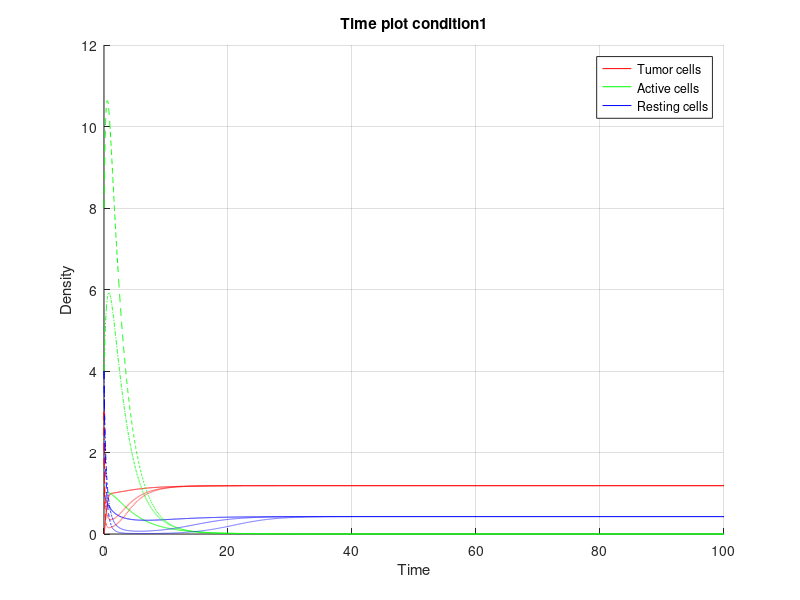
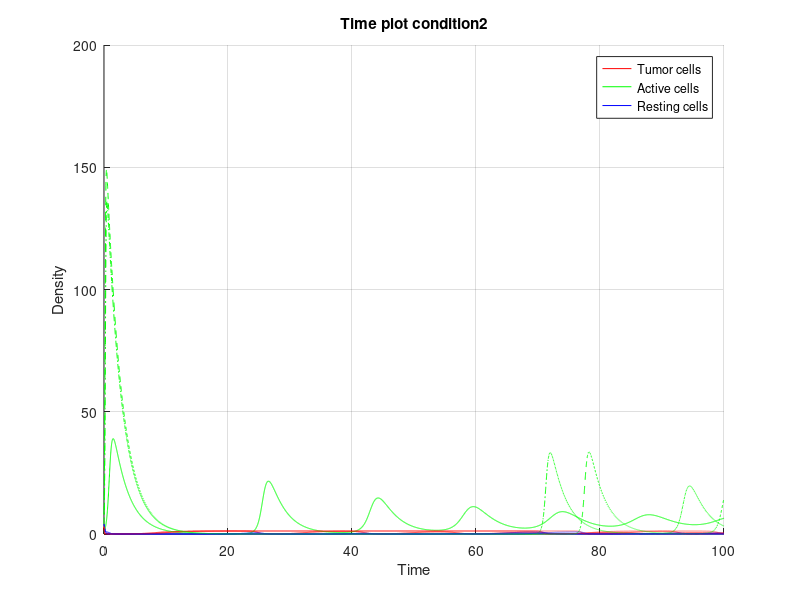
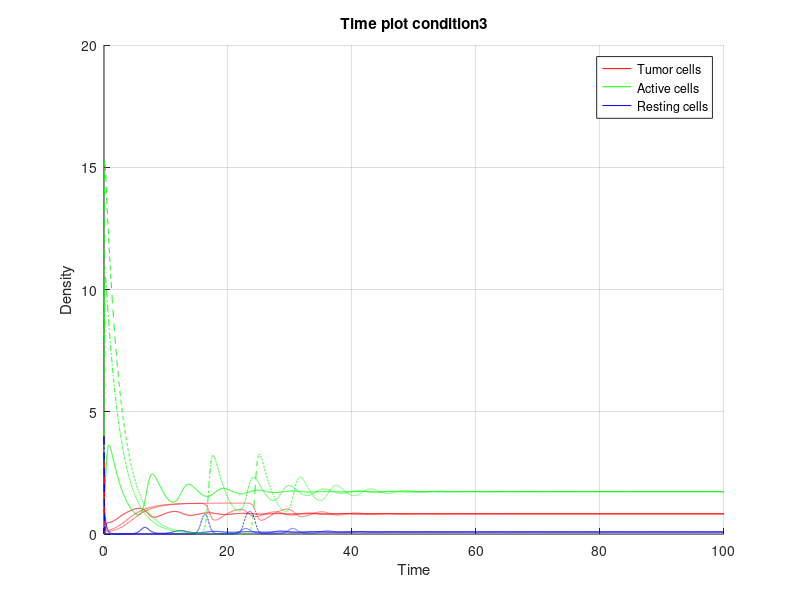

These figures' MATLAB source, in order: (Note: this script raises an error after producing the figures.)
clear all;
close all hidden;
clc;

Condition = 1:3;
M0 = [0;3;3];
H0 = [1;4;8];
R0 = [1;4;4]; 
for c = Condition
    switch c
        case 1
            a = [4.5 1 0.5 0.4 0.7 0.2 0.4];
        case 2
            a = [3.5 1 5 0.4 0.7 0.1 0.1];
        case 3
            a = [3 1 4.8 0.4 3.7 1.9 0.1];
        otherwise
            disp('Invalid condition, choose 1, 2 or 3.');
            return;
    end

    for ic = 1:size(M0,1)
        
        dt = 0.01;
        t = 0:dt:100;
        
        M = zeros(1,length(t));
        H = zeros(1,length(t));
        R = zeros(1,length(t));
        
        M(1) = M0(ic); %density Tumor cells
        H(1) = H0(ic); %density Active cells
        R(1) = R0(ic); %density Resting cells

        for i = 1:length(t)-1;
            M_cur = M(i);
            H_cur = H(i);
            R_cur = R(i);

            M_dot = 1+a(1)*M_cur*(1-M_cur)-a(2)*M_cur*H_cur;
            H_dot = a(3)*H_cur*R_cur-a(4)*H_cur;
            R_dot = a(5)*R_cur*(1-R_cur)-a(6)*H_cur*R_cur-a(7)*R_cur;

            M(i+1) = M_cur+M_dot*dt;
            H(i+1) = H_cur+H_dot*dt;
            R(i+1) = R_cur+R_dot*dt;
        end

        style = '-';
        switch ic
            case 1
                style = '-';
            case 2
                style = '-.';
            case 3
                style = '--';
            otherwise
                disp('Invalid condition.');
                return;
        end

        figure(c);
        hold on;
        plot(t,M,strcat('r',style));
        hold on;
        plot(t,H,strcat('g',style));
        plot(t,R,strcat('b',style));
        grid on;
        xlabel('Time');
        ylabel('Density');
        legend('Tumor cells', 'Active cells', 'Resting cells');
        title(strcat('Time plot condition ',num2str(c)));
    end
end

%% TIME DELAY

clear all;
close all hidden;
clc;

a = [3 1 4.8 0.4 3.7 1.9 0.1]; % Case 3

R1 = 0;
H1 = 0;
M1 = 0.5+0.5*sqrt((a(1)+4)/a(1));

R2 = (a(5)-a(7))/a(5);
H2 = 0;
M2 = 0.5+0.5*sqrt((a(1)+4)/a(1));

R3 = a(4)/a(3); %0.0833
H3 = (a(5)*(1-R3)-a(7))/(a(6)); %1.7325
M3 = 0.5-((a(2))/(2*a(1)))*H3+sqrt((a(1)^2+a(2)^2*H3^2-2*a(1)*a(2)*H3+4*a(1))/(4*a(1)^2)); %0.8260

FP_vect = [M3 H3 R3;0 H3 R3;0 1 0.4;M3 H3+0.5 R3;2 4 0.6];
%FP_vect = [M1 H1 R1;M2 H2 R2;M3 H3 R3];
       
delays = [0.7];

dt = 0.002;
t = 0:dt:500;

Ntrajectories = size(FP_vect,1)*length(delays);

M = zeros(Ntrajectories,length(t));
H = zeros(Ntrajectories,length(t));
R = zeros(Ntrajectories,length(t));

j = 0;

for FP = FP_vect'
    for d = 1:size(delays,1)
        j = j + 1;
        delay = delays(d);

        M(j,1) = FP(1); %density Tumor cells
        H(j,1) = FP(2); %density Active cells
        R(j,1) = FP(3); %density Resting cells

        for i = 1:length(t)-1;
            M_cur = M(j,i);
            H_cur = H(j,i);
            R_cur = R(j,i);

            if(i > round(delay/dt,0))
            H_cur_delay = H(j,i-round(delay/dt,0));
            R_cur_delay = R(j,i-round(delay/dt,0));
            else
            H_cur_delay = H(j,1);
            R_cur_delay = R(j,1);
            end

            M_dot = 1+a(1)*M_cur*(1-M_cur)-a(2)*M_cur*H_cur;
            H_dot = a(3)*H_cur_delay*R_cur_delay-a(4)*H_cur;
            R_dot = a(5)*R_cur*(1-R_cur)-a(6)*H_cur*R_cur-a(7)*R_cur;

            M(j,i+1) = M_cur+M_dot*dt;
            H(j,i+1) = H_cur+H_dot*dt;
            R(j,i+1) = R_cur+R_dot*dt;
        end

        style = '-';
        switch d
            case 1
                style = '-';
                col = 'k';
            case 2
                style = '-.';
                col = 'b';
            case 3
                style = '--';
                col = 'm';
            otherwise
                disp('Invalid condition.');
                return;
        end
    end
end 

style = '-';
col = 'k';

figure(1);
hold on;
plot(t,M,strcat('r',style));
hold on;
plot(t,H,strcat('g',style));
plot(t,R,strcat('b',style));
grid on;
xlabel('Time');
ylabel('Density');
legend('Tumor cells', 'Active cells', 'Resting cells');
title('Time plot condition 3');

figure(2);
Tr = plot3(R',H',M',strcat(col,'.'),'MarkerSize',0.1);
hold on;
Ep = plot3(R(:,end),H(:,end),M(:,end),'r.','MarkerSize',30);
hold on;
Sp = plot3(R(:,1),H(:,1),M(:,1),'g.','MarkerSize',20);
grid on;
xlabel('R');
ylabel('H');
zlabel('M');
title('State plot condition 3');
legend([Ep Sp],{'End point','Start point'},'Location','best');

% figure(3);
% plot3(t',R',H',strcat(col,'.'),'MarkerSize',0.3);
% hold on;
% plot3(t(1),R(1),H(1),'g.','MarkerSize',30);
% plot3(t(end),R(end),H(end),'r.','MarkerSize',30);
% grid on;
% xlabel('Time');
% ylabel('R');
% zlabel('H');
% title('State/Time plot condition 3');
% 
% figure(4);
% plot3(t',R',M',strcat(col,'.'),'MarkerSize',0.3);
% hold on;
% plot3(t(1),R(1),M(1),'g.','MarkerSize',30);
% plot3(t(end),R(end),M(end),'r.','MarkerSize',30);
% grid on;
% xlabel('Time');
% ylabel('R');
% zlabel('M');
% title('State/Time plot condition 3');
% 
% figure(5);
% plot3(t',H',M',strcat(col,'.'),'MarkerSize',0.3);
% hold on;
% plot3(t(1),H(1),M(1),'g.','MarkerSize',30);
% plot3(t(end),H(end),M(end),'r.','MarkerSize',30);
% grid on;
% xlabel('Time');
% ylabel('H');
% zlabel('M');
% title('State/Time plot condition 3');
